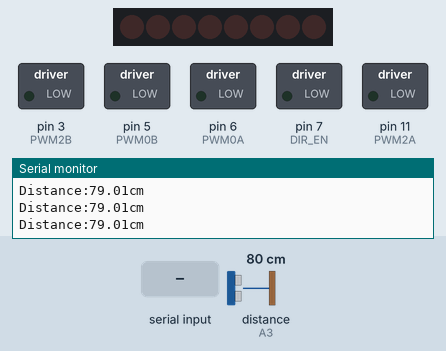
Bench run of a sketch on a simulated Arduino Uno, built with avr-gcc and run on an emulated ATmega328P. Shown: 8 shift-register outputs drawn as a row of LEDs (first output left, lit = HIGH), switched loads named in the sketch (green lamp = pin HIGH), the last lines printed to the serial monitor. Wiring (inferred from the names in the program): ultrasonic range finder: trigger A2; echo A3; shift register (74HC595): data pin 8; shift clock pin 4; latch pin 12. Wiring (inferred from the signals the program sends): row of LEDs: on Q0, Q1, Q2, Q3, Q4, Q5, Q6, Q7. The test bench sets the inputs (shaded band); at power-on: distance to the obstacle (sensor on A3) 80 cm. The echo pulse lasts 58.3 µs per cm; pins used as bus, display or sensor lines are not drawn.

Above: at 1.2 s.
1.3 s: byte 65 ('A') received over Serial
At 1.9 s:
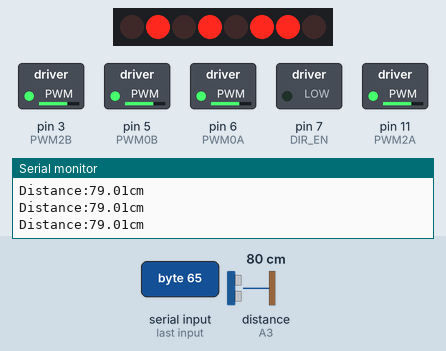
2.8 s: "F" received over Serial
At 4.1 s:
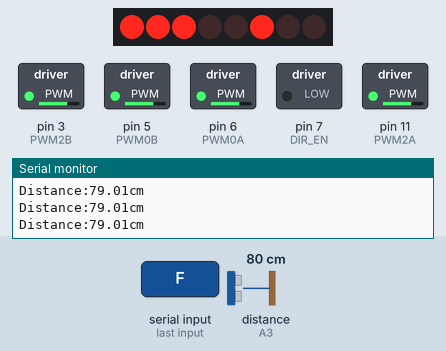
4.4 s: distance to the obstacle (sensor on A3) set to 2 cm
At 4.9 s:
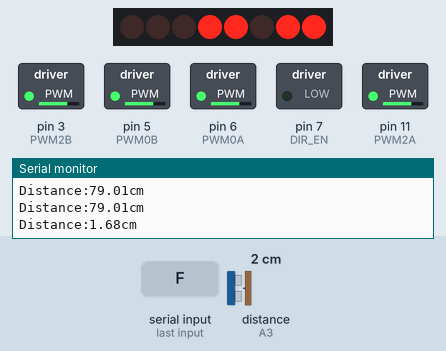
7.4 s: byte 76 ('L') received over Serial
At 8.9 s:
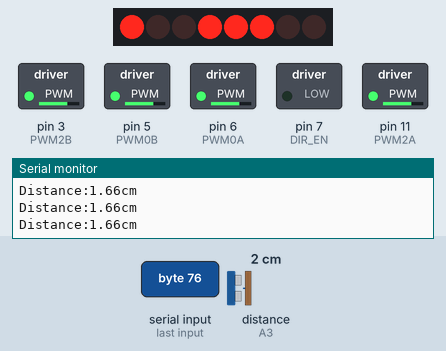
9.2 s: byte 67 ('C') received over Serial
At 9.26 s:
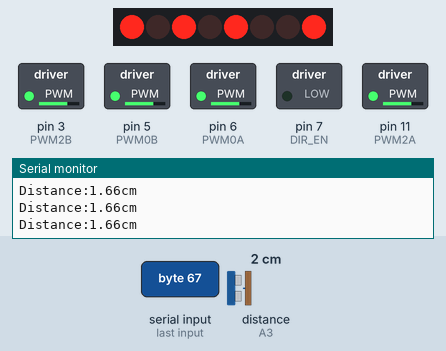
10.8 s: byte 82 ('R') received over Serial
At 11.4 s:
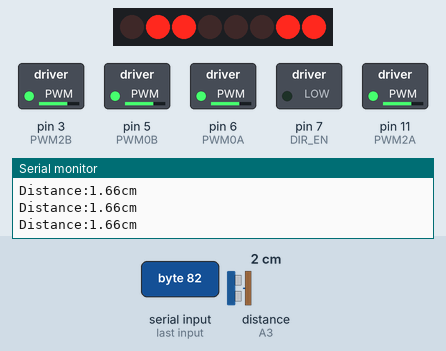
Timing chart, 0 to 13.3 s (numbered marks = the images above; inputs shaded):
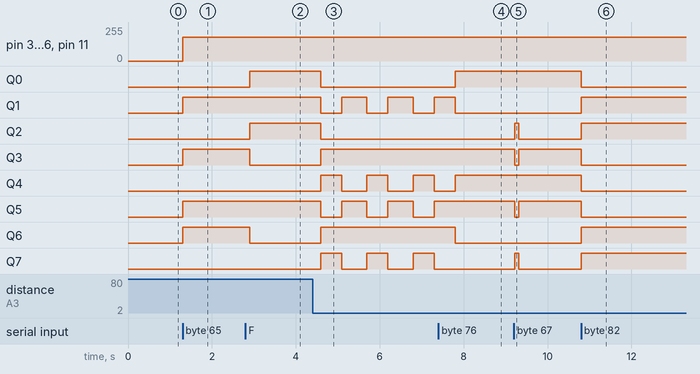

The sketch:

HC05Motor1.ino
```cpp
//2020.11.22
//Configure THE PWM control pin
const int PWM2A = 11;      //M1 motor
const int PWM2B = 3;       //M2 motor
const int PWM0A = 6;       //M3 motor
const int PWM0B = 5;       //M4 motor

const int DIR_CLK = 4;     // Data input clock line
const int DIR_EN = 7;      //Equip the L293D enabling pins
const int DATA = 8;        // USB cable
const int DIR_LATCH = 12;  // Output memory latch clock
//Define the pin of ultrasonic obstacle avoidance sensor
const int Trig = A2;       //A2 is defined as the pin Trig connected to the ultrasonic sensor
const int Echo = A3;       //A3 is defined as the pin Echo connected to the ultrasonic sensor
//Define motion state
const int Forward = 39;    //39存放到Forward
const int Back = 216;      //216存放到Back
const int Left = 57;       //57存放到Left变量中
const int Right = 198;     //The right amount of change
const int Stop = 0;        //Parking variable
//Set the default speed between 1 and 255
int Speed1 = 180; //PWM0B -M3
int Speed2 = 180; //PWM0A -M4
int Speed3 = 180; //PWM2A -M3
int Speed4 = 180; //PWM2B -M4

int distance = 0;           //Variables for storing ultrasonic sensor measurements
char serialData;            //把串口接收的数据存放serialData中
char cmd;                   //Store bluetooth receive commands

void setup()
{
    Serial.begin(9600);//Set the serial port baud rate 9600

    //Configure as output mode
    pinMode(DIR_CLK,OUTPUT);
    pinMode(DATA,OUTPUT);
    pinMode(DIR_EN,OUTPUT);
    pinMode(DIR_LATCH,OUTPUT);
    pinMode(PWM0B,OUTPUT);
    pinMode(PWM0A,OUTPUT);
    pinMode(PWM2A,OUTPUT);
    pinMode(PWM2B,OUTPUT);

    pinMode(Trig,OUTPUT);//The Trig pin connected to the ultrasound is set to output mode
    pinMode(Echo,INPUT);//The Echo pin connected to the ultrasound is set to input mode

    void Motor(int Dri,int Speed1,int Speed2,int Speed3,int Speed4);
    int SR04(int Trig,int Echo);
    void AvoidingObstacles();
    void HC05();
}

void loop()
{
    distance = SR04(Trig,Echo);       //Acquisition of ultrasonic distance

    HC05(); //Call the Bluetooth car control function
}


/* Function name: Motor();
* Function: Change the movement direction and speed of the car through the entrance parameters
* Entry parameter 1: Dri car movement direction
* Entry parameters 2~3: Speed1~Speed4 motor speed, value range 0~255
* Dri value description (forward :39; Back: 216; Left translation: 57; Right translation: 198; Stop: 0;
* Right rotation: 106; Left rotation: 149)
* Return value: None
 */
void Motor(int Dir,int Speed1,int Speed2,int Speed3,int Speed4)
{
    analogWrite(PWM2A,Speed1); //Motor PWM speed regulation
    analogWrite(PWM2B,Speed2); //Motor PWM speed regulation
    analogWrite(PWM0A,Speed3); //Motor PWM speed regulation
    analogWrite(PWM0B,Speed4); //Motor PWM speed regulation

    digitalWrite(DIR_LATCH,LOW); //DIR_LATCH sets the low level and writes the direction of motion in preparation

    shiftOut(DATA,DIR_CLK,MSBFIRST,Dir);//Write Dir motion direction value

    digitalWrite(DIR_LATCH,HIGH);//DIR_LATCH sets the high level and outputs the direction of motion
}

/*
Function name: SR04()
Function: Obtain ultrasonic ranging data
Entry parameters: Trig, Echo
Function return value: cm
*/
int SR04(int Trig,int Echo)
{
    float cm = 0;

    digitalWrite(Trig,LOW);     //Trig is set to low level
    delayMicroseconds(2);       //Wait 2 microseconds
    digitalWrite(Trig,HIGH);    //Trig is set to high level
    delayMicroseconds(15);      //Wait 15 microseconds
    digitalWrite(Trig,LOW);     //Trig is set to low

    cm = pulseIn(Echo,HIGH)/58.8; //Convert the ranging time to CM
    cm = (int(cm * 100.0))/100.0; //Leave 2 as a decimal
    Serial.print("Distance:");    //Character Distance displayed in serial port monitor window:
    Serial.print(cm);
    Serial.println("cm");

    return cm;      //Returns cm value ranging data
}
/*
* Function name: HC05()
* Function: Receive Bluetooth data, control the car movement direction
* Entry parameters: None
* Return value: None
*/
void HC05()
{
    if(Serial.available() > 0)      //Determine if the received data is greater than 0
    {
        serialData = Serial.read(); //Receiving function

        if     ('F' == serialData )  cmd = 'F';     //If the data received by the serial port is character F, save F to CMD
        else if('B' == serialData )  cmd = 'B';     //If the data received by the serial port is character B, save F to CMD
        else if('L' == serialData )  cmd = 'L';     //If the serial port receives data as the character L, save F to CMD
        else if('R' == serialData )  cmd = 'R';     //If the serial port receives data as the character R, save F to CMD
        else if('S' == serialData )  cmd = 'S';     //If the serial port receives data as character S, save F to CMD

        else if( serialData == '+' && Speed1 < 245)//If you receive a string plus, the speed increases
        {
            Speed1 += 10;   //We're going to increase the velocity by 10 at a time
            Speed2 = Speed1;
            Speed3 = Speed1;
            Speed4 = Speed1;
        }
        else if( serialData == '-' && Speed1 > 30)//When I receive a string -- the speed decreases
        {
            Speed1 -= 10;   //I'm going to subtract 10 at a time
            Speed2 = Speed1;
            Speed3 = Speed1;
            Speed4 = Speed1;
        }

         else if('A' == serialData) //Bluetooth received the string R, car right translation
        {
            Motor(106,Speed1,Speed2,Speed3,Speed4);      //
            delay(100);
        }
        else if('C' == serialData) //Bluetooth received the string R, car right translation
        {
            Motor(149,Speed1,Speed2,Speed3,Speed4);      //
            delay(100);
        }
    }

    if('F' == cmd)   //If Bluetooth receives the string F, the dolly moves forward and enables obstacle avoidance
    {
       AvoidingObstacles();//The ultrasonic obstacle avoidance function is called to realize the obstacle avoidance function
    }
    else if('B' == cmd)     //Bluetooth receives string B, car backs up
    {
        Motor(Back,Speed1,Speed2,Speed3,Speed4);
    }
    else if('L' == cmd)    //Bluetooth received the string L, car left translation
    {
        Motor(Left,Speed1,Speed2,Speed3,Speed4);
    }
    else if('R' == cmd)     //Bluetooth received the string R, car right translation
    {
        Motor(Right,Speed1,Speed2,Speed3,Speed4);      //right translation
    }

    else if('S' == serialData)      //When the string S is received, the cart stops moving
    {
        Motor(Stop,0,0,0,0);
    }
}

void AvoidingObstacles()
{
    if((distance > 20 ) || cmd == 'F')//If the distance is greater than 20cm or bluetooth receives a command equal to F
    {
        delay(100);//Delay of 100 ms
        if(distance > 20)//Again, determine if the distance is really greater than 20cm
        {
            Motor(Forward,Speed1,Speed2,Speed3,Speed4); //Call forward function
        }
        else //Otherwise the distance is less than 20
        {
            Motor(Back,Speed1,Speed2,Speed3,Speed4);//retreat
            delay(500);
            Motor(106,Speed1,Speed2,Speed3,Speed4);//Turn left to change the direction of the car
            delay(500);
        }
    }
}
```

Measured:
- after the input at 1.3 s, pin 3 (PWM2B), pin 5 (PWM0B), pin 6 (PWM0A), pin 11 (PWM2A): 0/255 → 180/255 at once; Q1, Q3, Q5, Q6: LOW → HIGH at once
- after the input at 2.8 s, Q0, Q2: LOW → HIGH after 0.10 s; Q3, Q6: HIGH → LOW after 0.10 s
- after the input at 4.4 s, Q0, Q2: HIGH → LOW after 0.19 s; Q1, Q5: alternates HIGH for 0.60 s and LOW for 0.50 s, starting after 0.19 s; Q3, Q6: LOW → HIGH after 0.19 s; Q4, Q7: alternates HIGH for 0.50 s and LOW for 0.60 s, starting after 0.19 s
- after the input at 9.2 s, Q2, Q7: LOW → HIGH at once, → LOW 0.10 s later; Q3, Q5: HIGH → LOW at once, → HIGH 0.10 s later
- after the input at 10.8 s, Q0, Q3–5: HIGH → LOW at once; Q1, Q2, Q6, Q7: LOW → HIGH at once
